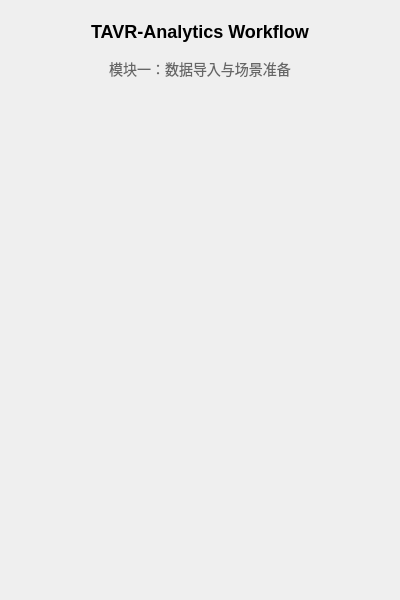
<?xml version="1.0" encoding="UTF-8"?>
<ui version="4.0">
 <class>tavi_analytics</class>
 <widget class="qMRMLWidget" name="tavi_analytics">
  <property name="geometry">
   <rect>
    <x>0</x>
    <y>0</y>
    <width>400</width>
    <height>600</height>
   </rect>
  </property>
  <layout class="QVBoxLayout" name="verticalLayout">
   <item>
    <widget class="QLabel" name="titleLabel">
     <property name="text">
      <string>TAVR-Analytics Workflow</string>
     </property>
     <property name="alignment">
      <set>Qt::AlignCenter</set>
     </property>
     <property name="styleSheet">
      <string>QLabel { font-size: 18px; font-weight: bold; margin: 10px; }</string>
     </property>
    </widget>
   </item>
   <item>
    <widget class="QLabel" name="descriptionLabel">
     <property name="text">
      <string>模块一：数据导入与场景准备</string>
     </property>
     <property name="alignment">
      <set>Qt::AlignCenter</set>
     </property>
     <property name="styleSheet">
      <string>QLabel { font-size: 14px; color: #666; margin-bottom: 20px; }</string>
     </property>
    </widget>
   </item>
   <item>
    <spacer name="verticalSpacer">
     <property name="orientation">
      <enum>Qt::Vertical</enum>
     </property>
     <property name="sizeHint" stdset="0">
      <size>
       <width>20</width>
       <height>40</height>
      </size>
     </property>
    </spacer>
   </item>
  </layout>
 </widget>
 <customwidgets>
  <customwidget>
   <class>qMRMLWidget</class>
   <extends>QWidget</extends>
   <header>qMRMLWidget.h</header>
   <container>1</container>
  </customwidget>
 </customwidgets>
 <resources/>
 <connections>
 </connections>
</ui>
